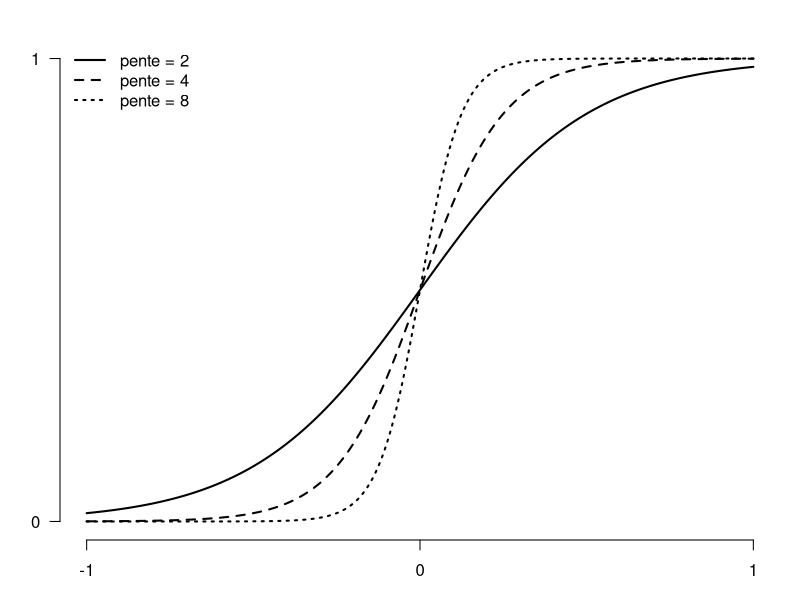

Write the R code that produced this figure.
# setEPS()
# postscript("cv_seg.eps", width = 6, height = 6)
pdf("hfunc.pdf", height = 5, width = 5)

par(mar=c(3, 3, 2, 1), las=1)


plot(c(-1, 1), c(0, 1), type="n", axes=FALSE, xlab="", ylab="")

logistic = function(x, slope=1){
	1/(1 + exp(-2*slope*x))
}

xs = (-1000:1000) / 1000
lines(xs, logistic(xs, 2), lwd=2, lty=1)
lines(xs, logistic(xs, 4), lwd=2, lty=2)
lines(xs, logistic(xs, 8), lwd=2, lty=3)

axis(1, at=c(-1, 0, 1))
axis(2, at=c(0, 1))

legend(x="topleft", legend=c("pente = 2", "pente = 4", "pente = 8"), lwd=c(2, 2, 2), lty=c(1, 2, 3), bty="n")

dev.off()
